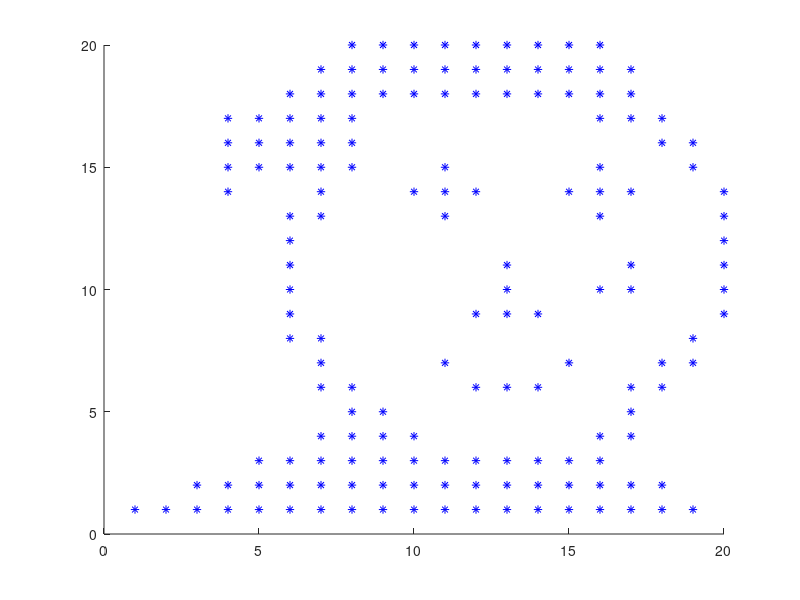

The MATLAB source for this figure:

clear;
clc;
close all;

cara = [0 0 0 0 0 0 0 1 1 1 1 1 1 1 1 1 0 0 0 0 
 0 0 0 0 0 0 1 1 1 1 1 1 1 1 1 1 1 0 0 0
 0 0 0 0 0 1 1 1 1 1 1 1 1 1 1 1 1 0 0 0 
 0 0 0 1 1 1 1 1 0 0 0 0 0 0 0 1 1 1 0 0
 0 0 0 1 1 1 1 1 0 0 0 0 0 0 0 0 0 1 1 0
 0 0 0 1 1 1 1 1 0 0 1 0 0 0 0 1 0 0 1 0 
 0 0 0 1 0 0 1 0 0 1 1 1 0 0 1 1 1 0 0 1 
 0 0 0 0 0 1 1 0 0 0 1 0 0 0 0 1 0 0 0 1 
 0 0 0 0 0 1 0 0 0 0 0 0 0 0 0 0 0 0 0 1 
 0 0 0 0 0 1 0 0 0 0 0 0 1 0 0 0 1 0 0 1 
 0 0 0 0 0 1 0 0 0 0 0 0 1 0 0 1 1 0 0 1 
 0 0 0 0 0 1 0 0 0 0 0 1 1 1 0 0 0 0 0 1 
 0 0 0 0 0 1 1 0 0 0 0 0 0 0 0 0 0 0 1 0 
 0 0 0 0 0 0 1 0 0 0 1 0 0 0 1 0 0 1 1 0 
 0 0 0 0 0 0 1 1 0 0 0 1 1 1 0 0 1 1 0 0 
 0 0 0 0 0 0 0 1 1 0 0 0 0 0 0 0 1 0 0 0 
 0 0 0 0 0 0 1 1 1 1 0 0 0 0 0 1 1 0 0 0 
 0 0 0 0 1 1 1 1 1 1 1 1 1 1 1 1 0 0 0 0 
 0 0 1 1 1 1 1 1 1 1 1 1 1 1 1 1 1 1 0 0 
 1 1 1 1 1 1 1 1 1 1 1 1 1 1 1 1 1 1 1 0 ];
 

[nf nc] = size(cara);
x(1,:) = cara(1,:);
for k = 2:nf
    x = [ x  cara(k,:) ];
end
[ nxf nxc ] = size(x);
nx = nxf;

% ne = nxc;
% ns = 4;
load pesoscaras;    % Carga nm v w bias
if(bias == 1)
   ne = ne +1;
   x = [ x ones(nx,1) ];   
end

in = x';
m = v'*in;
%n = 1.0./(1+exp(-m));    % Sigmoidea 1
%n = 2.0./(1+exp(-m)) - 1; % sigmoidea 2
n = exp(-m.^2);         % Gaussiana
out = w'*n;
y = out;

[maxy k] = max(y);
if(k == 1)
    disp('La Cara es 1');
elseif(k == 2)
    disp('La Cara es 2');
elseif(k == 3)
    disp('La Cara es 3');
elseif(k == 4)
    disp('La Cara es 4')
end

figure(1);
axis([ 0 nc  0  nf  ])
hold on;
for i = 1:nc
   for j = 1:nf
       if(cara(i,j) == 1)
           plot(j,(nf-i+1),'*b');
       end
   
   end
end

